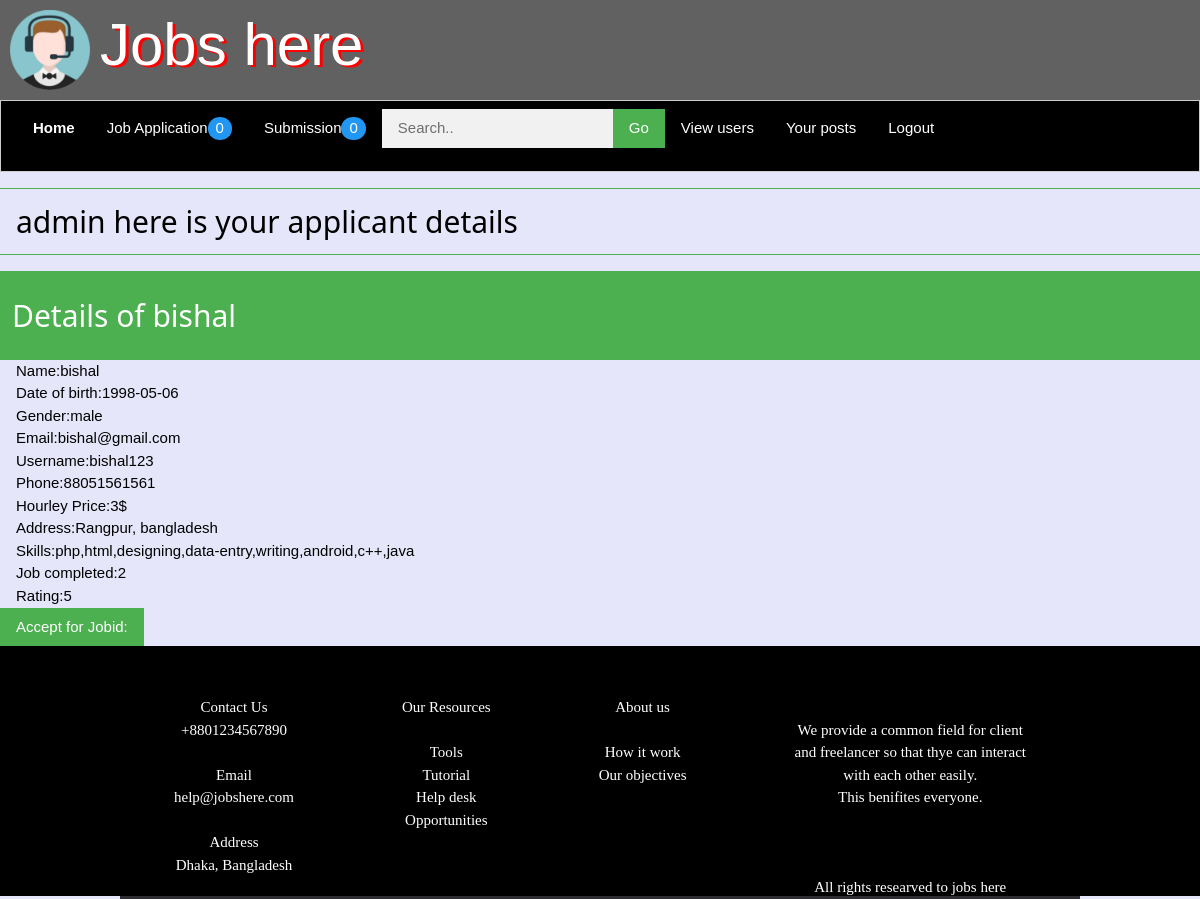
The app's page /applicantdetails.php?appl=bishal123 (signed in) with its own data.
### tables this page shows
CREATE TABLE `freelancer` (
  `fid` int(20) NOT NULL,
  `name` varchar(100) NOT NULL,
  `username` varchar(200) NOT NULL,
  `password` varchar(200) NOT NULL,
  `dob` date NOT NULL,
  `gender` varchar(20) NOT NULL,
  `email` varchar(100) NOT NULL,
  `phone` bigint(20) NOT NULL,
  `hprice` float NOT NULL,
  `address` varchar(200) NOT NULL,
  `skills` varchar(300) NOT NULL,
  `jobs_completed` int(11) NOT NULL,
  `review` double NOT NULL,
  `total_rat` double NOT NULL,
  `rating` double NOT NULL,
  `balance` float NOT NULL,
  `status` varchar(20) NOT NULL
);

### applicantdetails.php (the view, shortened to what this page needs)
<?php
include("config.php");
        $pstid=$_GET['test'];
        $applicant=$_GET['appl'];
if(isset($_SESSION['username'])){
   $t=$_SESSION['username'];
$sql8="SELECT * FROM `job_application` WHERE owner='$t'";
$request=mysqli_query($connection,$sql8);
$number=mysqli_num_rows($request);
$sql20="SELECT * FROM `posts` WHERE job_stat='assigned' && submission!='' && posted_by='$t'  && accept=''";
$request2=mysqli_query($connection,$sql20);
$submission=mysqli_num_rows($request2);
}
else{
  header('location:index.php');
}
    $sql22="SELECT * FROM `freelancer` WHERE username='$applicant'";
    $temp3=mysqli_query($connection,$sql22);
    $info=mysqli_fetch_array($temp3);
?>
<html>
<head>
  <link rel="stylesheet" type="text/css" href="style.css">
  <link rel="stylesheet" href="css/w3.css">
<link rel="stylesheet" href="css/font.css">
</head>
<body bgcolor="#E6E6FA">
  <div class="w3-row w3-dark-gray">
    <div class="w3-col s1">
      <img src="images/logo.png" style="height: 100px;width: 100px;padding:10px">
    </div>
    <div class="w3-col s3">
      <span class="jobb">Jobs here</span>
    </div>
  </div>
  <div class="w3-bar w3-black w3-border w3-padding">
    <a href="clienthome.php" class="w3-bar-item w3-button w3-mobile"><b>Home</b></a>
    <a href="jobapplied.php" class="w3-bar-item w3-button w3-mobile">Job Application<span class="w3-badge w3-blue"><?php echo"$number";?></span></a>
    <a href="finaljob.php" class="w3-bar-item w3-button w3-mobile">Submission<span class="w3-badge w3-blue"><?php echo"$submission";?></span></a>
    <form class="w3-bar-item w3-mobile w3-button" style="display: inline;padding: 0;" action="userlist.php" method="POST">
      <input type="text" name="take" class="w3-bar-item w3-input w3-light-grey w3-mobile" style="" placeholder="Search.." style="display: inline;">
        <input type="submit" name="submit" value="Go" style="display: inline;" class="w3-button w3-green">
    </form>
     <a href="userlist.php" class="w3-bar-item w3-button w3-mobile">View users</a>
     <a href="clientpost.php" class="w3-bar-item w3-button w3-mobile">Your posts</a>
     <a href="clienthome.php?status=logout" class="w3-bar-item w3-button w3-mobile">Logout</a>
  </div>
  <div class="w3-panel w3-border-top w3-border-bottom w3-border-green">
    <h2><?php echo$_SESSION['username']; ?> here is your applicant details</h2>
  </div>
  <div class="w3-cointer w3-green" style="padding: 1%">
  <h2>Details of <?php echo $info['name']; ?></h2>
 </div>
 <div class="w3-container">
   Name:<?php echo $info['name']; ?><br>
   Date of birth:<?php echo $info['dob']; ?><br>
   Gender:<?php echo $info['gender']; ?><br>
   Email:<?php echo $info['email']; ?><br>
   Username:<?php echo $info['username']; ?><br>
   Phone:<?php echo $info['phone']; ?><br>
   Hourley Price:<?php echo $info['hprice']; ?>$<br>
   Address:<?php echo $info['address']; ?><br>
   Skills:<?php echo $info['skills'];?><br>
   Job completed:<?php echo $info['jobs_completed']; ?><br>
   Rating:<?php echo $info['rating']; ?><br>
  </div>
  <a href="applied.php?test=<?php echo $pstid; ?>&appl=<?php echo $info['username']; ?>" class="w3-button w3-green">Accept for Jobid:<?php echo $pstid; ?></a>
     <div class="grid-foot">
    <div>Contact Us<br>+8801234567890<br><br>Email<br>help@jobshere.com<br><br>Address<br>Dhaka, Bangladesh</div>
    <div>Our Resources<br><br>Tools<br>Tutorial<br>Help desk<br>Opportunities</div>
    <div>About us<br><br>How it work<br>Our objectives<br></div>
    <div><br>We provide a common field for client<br> and freelancer so that thye can interact<br> with each other easily.<br> This benifites everyone. <br><br><br><br>All rights researved to jobs here</div>
  </div>
</body>
</html>

### style.css (style rules this page uses)
.jobb { color: white; text-shadow: 3px 2px red; font-size: 60px; padding-bottom: 0px; padding-top: 0px; text-align: center; }
body { font-family: "Times New Roman", Times, serif; }
.grid-foot { display: grid; grid-template-columns: auto auto auto auto; grid-gap: 0px; background-color: rgb(0,0,0,1); padding-left: 10%; padding-right: 10%; color: white; height: 250px; padding-top: 50px; }
.grid-foot > div { text-align: center; background-color: rgb(0,0,0,0.8); font-family: "Calibri", Light; }

### css/w3.css (style rules this page uses)
html { box-sizing:border-box }
*,*:before,*:after { box-sizing:inherit }
html { -ms-text-size-adjust:100%;-webkit-text-size-adjust:100% }
body { margin:0 }
a { background-color:transparent;-webkit-text-decoration-skip:objects }
img { border-style:none }
button,input,select,textarea { font:inherit;margin:0 }
button,input { overflow:visible }
button,html [type=button],[type=reset],[type=submit] { -webkit-appearance:button }
html,body { font-family:Verdana,sans-serif;font-size:15px;line-height:1.5 }
html { overflow-x:hidden }
h2 { font-size:30px }
h1,h2,h3,h4,h5,h6 { font-family:"Segoe UI",Arial,sans-serif;font-weight:400;margin:10px 0 }
img { vertical-align:middle }
a { color:inherit }
.w3-btn,.w3-button { border:none;display:inline-block;padding:8px 16px;vertical-align:middle;overflow:hidden;text-decoration:none;color:inherit;background-color:inherit;text-align:center;cursor:pointer;white-space:nowrap }
.w3-btn,.w3-button { -webkit-touch-callout:none;-webkit-user-select:none;-khtml-user-select:none;-moz-user-select:none;-ms-user-select:none;user-select:none }
.w3-badge,.w3-tag { background-color:#000;color:#fff;display:inline-block;padding-left:8px;padding-right:8px;text-align:center }
.w3-badge { border-radius:50% }
.w3-input { padding:8px;display:block;border:none;border-bottom:1px solid #ccc;width:100% }
.w3-bar { width:100%;overflow:hidden }
.w3-bar .w3-bar-item { padding:8px 16px;float:left;width:auto;border:none;display:block;outline:0 }
.w3-bar .w3-button { white-space:normal }
.w3-container:after,.w3-container:before,.w3-panel:after,.w3-panel:before,.w3-row:after,.w3-row:before,.w3-row-padding:after,.w3-row-padding:before, .w3-cell-row:before,.w3-cell-row:after,.w3-clear:after,.w3-clear:before,.w3-bar:before,.w3-bar:after { content:"";display:table;clear:both }
.w3-col,.w3-half,.w3-third,.w3-twothird,.w3-threequarter,.w3-quarter { float:left;width:100% }
.w3-col.s1 { width:8.33333% }
.w3-col.s3 { width:24.99999% }
.w3-container,.w3-panel { padding:0.01em 16px }
.w3-panel { margin-top:16px;margin-bottom:16px }
.w3-border { border:1px solid #ccc!important }
.w3-border-top { border-top:1px solid #ccc!important }
.w3-border-bottom { border-bottom:1px solid #ccc!important }
.w3-padding { padding:8px 16px!important }
.w3-blue,.w3-hover-blue:hover { color:#fff!important;background-color:#2196F3!important }
.w3-green,.w3-hover-green:hover { color:#fff!important;background-color:#4CAF50!important }
.w3-black,.w3-hover-black:hover { color:#fff!important;background-color:#000!important }
.w3-light-grey,.w3-hover-light-grey:hover,.w3-light-gray,.w3-hover-light-gray:hover { color:#000!important;background-color:#f1f1f1!important }
.w3-dark-grey,.w3-hover-dark-grey:hover,.w3-dark-gray,.w3-hover-dark-gray:hover { color:#fff!important;background-color:#616161!important }
.w3-border-green,.w3-hover-border-green:hover { border-color:#4CAF50!important }

### records on screen
freelancer: name "bishal", dob "1998-05-06", gender "male", email "bishal@gmail.com", username "bishal123", phone "88051561561", hprice "3", address "Rangpur, bangladesh", skills "php,html,designing,data-entry,writing,android,c++,java", jobs_completed "2", rating "5"

### other values on screen
$number "0"
$submission "0"
$_SESSION['username'] "admin"
